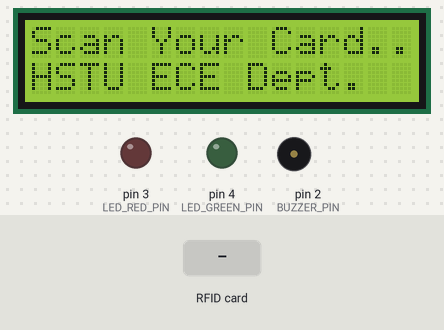
The sketch below on a simulated Arduino Uno, built with avr-gcc and run on an emulated ATmega328P. On the bench: 16×2 character LCD, output pins drawn as LEDs (lit = HIGH), buzzer (waves = sounding, pin HIGH). The test bench sets the inputs (shaded band). Pins used as bus, display or sensor lines are not drawn; what the sketch prints to the serial monitor is not drawn.

Above: at 2.0 s.
2.1 s: RFID card 43 78 8B 0D held to the reader
At 2.3 s:
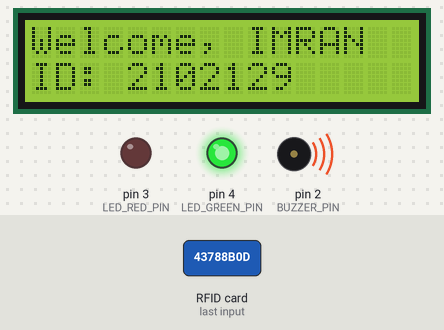
At 3.0 s:
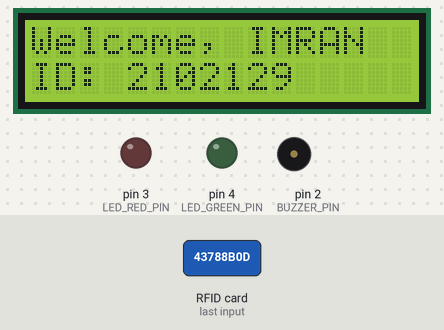
4.1 s: RFID card 5E 7A 19 C4 held to the reader
At 7.3 s:
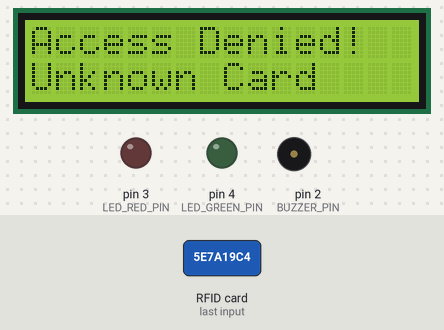
Timing chart, 0 to 8.8 s (numbered marks = the images above; inputs shaded):
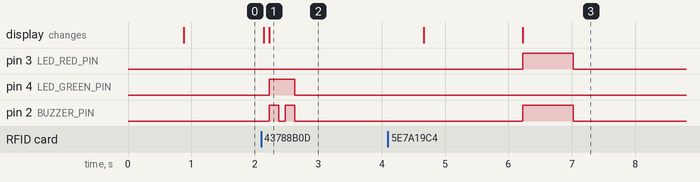

The sketch:

RFID_Attendance_System.ino
```cpp
/**
 * @file RFID_Attendance_System.ino
 * @brief Autonomous RFID-Based Attendance Management System with Microsoft Excel Logging
 * @author Md. Al-Imran (Student ID: 2102129)
 * @course ECE 202: Electronic Circuit Design Sessional
 * @institution Hajee Mohammad Danesh Science and Technology University (HSTU)
 *
 * Hardware Setup:
 *   - Microcontroller: Arduino Uno R3 (ATmega328P)
 *   - RFID Module:     MFRC522 (13.56 MHz RFID Reader, SPI Interface)
 *   - Display:         16x2 Character LCD with I2C Backpack (PCF8574)
 *   - Indicators:      Green LED (Auth), Red LED (Denied/Duplicate), Piezo Buzzer
 *   - Software Bridge: Direct Microsoft Excel integration via PLX-DAQ or Python Serial Bridge
 */

#include <SPI.h>
#include <MFRC522.h>
#include <Wire.h>
#include <LiquidCrystal_I2C.h>
#include "config.h"

// ==========================================
// HARDWARE INSTANCES
// ==========================================
MFRC522 mfrc522(SS_PIN, RST_PIN);
LiquidCrystal_I2C lcd(LCD_I2C_ADDR, LCD_COLS, LCD_ROWS);

// ==========================================
// FUNCTION PROTOTYPES
// ==========================================
void showIdleScreen();
void signalSuccess();
void signalDenied();
void signalDuplicate();
String getCardUID();
int findStudentIndex(String uid);

// ==========================================
// SETUP ROUTINE
// ==========================================
void setup() {
    // 1. Initialize Serial Communication for PC Data Logging
    Serial.begin(SERIAL_BAUD_RATE);
    while (!Serial && millis() < 2000);

    // Initialize PLX-DAQ Excel Spreadsheet Protocol
    Serial.println(F("CLEARDATA"));
    Serial.println(F("LABEL,Date,Time,Name,Student ID,Status"));

    // 2. Initialize GPIO Indicator Pins
    pinMode(BUZZER_PIN, OUTPUT);
    pinMode(LED_GREEN_PIN, OUTPUT);
    pinMode(LED_RED_PIN, OUTPUT);

    digitalWrite(BUZZER_PIN, LOW);
    digitalWrite(LED_GREEN_PIN, LOW);
    digitalWrite(LED_RED_PIN, LOW);

    // 3. Initialize I2C LCD Display
    Wire.begin();
    lcd.init();
    lcd.backlight();
    lcd.clear();
    lcd.setCursor(0, 0);
    lcd.print(F("RFID Attendance"));
    lcd.setCursor(0, 1);
    lcd.print(F("System Booting.."));

    // 4. Initialize Hardware SPI & MFRC522 RFID Reader
    SPI.begin();
    mfrc522.PCD_Init();
    delay(500);

    // Self-test diagnostic confirmation
    Serial.println(F("=================================================="));
    Serial.println(F(" RFID Attendance System | Arduino Uno & MS Excel"));
    Serial.println(F(" Author: Md. Al-Imran (HSTU ECE)                 "));
    Serial.println(F(" Status: RC522 Online, LCD Ready, SPI Active     "));
    Serial.println(F("=================================================="));

    // Show ready state
    showIdleScreen();
}

// ==========================================
// MAIN POLLING LOOP
// ==========================================
void loop() {
    // Look for new RFID card presence
    if (!mfrc522.PICC_IsNewCardPresent()) {
        return;
    }

    // Select one of the cards
    if (!mfrc522.PICC_ReadCardSerial()) {
        return;
    }

    // Capture Card UID string
    String scannedUID = getCardUID();
    Serial.print(F("[INFO] Scanned Card UID: "));
    Serial.println(scannedUID);

    // Visual feedback that card was read
    lcd.clear();
    lcd.setCursor(0, 0);
    lcd.print(F("Verifying Card.."));
    lcd.setCursor(0, 1);
    lcd.print(scannedUID);

    // Search for student in pre-registered database
    int studentIdx = findStudentIndex(scannedUID);

    if (studentIdx != -1) {
        // Registered Student Found
        StudentRecord &student = studentDatabase[studentIdx];

        if (!student.attendedToday) {
            // New attendance entry
            student.attendedToday = true;

            // 1. Log to Microsoft Excel via PLX-DAQ Serial Syntax
            // Syntax: DATA,DATE,TIME,Name,StudentID,Status
            Serial.print(F("DATA,DATE,TIME,"));
            Serial.print(student.name);
            Serial.print(F(","));
            Serial.print(student.studentId);
            Serial.println(F(",Present"));

            // 2. Structured JSON Telemetry for Python Logger
            Serial.print(F("JSON:{\"name\":\""));
            Serial.print(student.name);
            Serial.print(F("\",\"id\":\""));
            Serial.print(student.studentId);
            Serial.print(F("\",\"uid\":\""));
            Serial.print(scannedUID);
            Serial.println(F("\",\"status\":\"Present\"}"));

            // 3. LCD Screen Success Feedback
            lcd.clear();
            lcd.setCursor(0, 0);
            lcd.print(F("Welcome, "));
            // Print truncated name if longer than 7 chars
            String shortName = String(student.name);
            if (shortName.length() > 7) shortName = shortName.substring(0, 7);
            lcd.print(shortName);

            lcd.setCursor(0, 1);
            lcd.print(F("ID: "));
            lcd.print(student.studentId);

            signalSuccess();
        } else {
            // Duplicate scan prevention
            Serial.print(F("[WARNING] Duplicate scan detected for ID: "));
            Serial.println(student.studentId);

            lcd.clear();
            lcd.setCursor(0, 0);
            lcd.print(F("Already Marked!"));
            lcd.setCursor(0, 1);
            lcd.print(student.name);

            signalDuplicate();
        }
    } else {
        // Unknown / Unauthorized Card
        Serial.print(F("[ALERT] Unauthorized Card Scanned: "));
        Serial.println(scannedUID);

        lcd.clear();
        lcd.setCursor(0, 0);
        lcd.print(F("Access Denied!"));
        lcd.setCursor(0, 1);
        lcd.print(F("Unknown Card"));

        signalDenied();
    }

    // Halt PICC and stop encryption on PCD
    mfrc522.PICC_HaltA();
    mfrc522.PCD_StopCrypto1();

    // Settle display and reset to idle prompt
    delay(FEEDBACK_DELAY_MS);
    showIdleScreen();
    delay(DEBOUNCE_DELAY_MS);
}

// ==========================================
// HELPER FUNCTIONS
// ==========================================

/**
 * @brief Reads the hex bytes of the RFID tag and converts to formatted string
 */
String getCardUID() {
    String uidStr = "";
    for (byte i = 0; i < mfrc522.uid.size; i++) {
        if (mfrc522.uid.uidByte[i] < 0x10) {
            uidStr += "0";
        }
        uidStr += String(mfrc522.uid.uidByte[i], HEX);
        if (i < mfrc522.uid.size - 1) {
            uidStr += " ";
        }
    }
    uidStr.toUpperCase();
    return uidStr;
}

/**
 * @brief Searches database for matching card UID
 * @return Index in database if found, -1 if unregistered
 */
int findStudentIndex(String uid) {
    for (int i = 0; i < TOTAL_STUDENTS; i++) {
        if (uid.equalsIgnoreCase(studentDatabase[i].uid)) {
            return i;
        }
    }
    return -1;
}

/**
 * @brief Restores the default prompt on the 16x2 LCD
 */
void showIdleScreen() {
    lcd.clear();
    lcd.setCursor(0, 0);
    lcd.print(F("Scan Your Card.."));
    lcd.setCursor(0, 1);
    lcd.print(F("HSTU ECE Dept."));
}

/**
 * @brief Auditory and visual confirmation for authorized attendance
 */
void signalSuccess() {
    digitalWrite(LED_GREEN_PIN, HIGH);
    digitalWrite(BUZZER_PIN, HIGH);
    delay(150);
    digitalWrite(BUZZER_PIN, LOW);
    delay(100);
    digitalWrite(BUZZER_PIN, HIGH);
    delay(150);
    digitalWrite(BUZZER_PIN, LOW);
    digitalWrite(LED_GREEN_PIN, LOW);
}

/**
 * @brief Warning alert for unauthorized card
 */
void signalDenied() {
    digitalWrite(LED_RED_PIN, HIGH);
    digitalWrite(BUZZER_PIN, HIGH);
    delay(800);
    digitalWrite(BUZZER_PIN, LOW);
    digitalWrite(LED_RED_PIN, LOW);
}

/**
 * @brief Feedback for card already scanned in the current session
 */
void signalDuplicate() {
    digitalWrite(LED_RED_PIN, HIGH);
    digitalWrite(LED_GREEN_PIN, HIGH);
    for (int i = 0; i < 3; i++) {
        digitalWrite(BUZZER_PIN, HIGH);
        delay(80);
        digitalWrite(BUZZER_PIN, LOW);
        delay(80);
    }
    digitalWrite(LED_RED_PIN, LOW);
    digitalWrite(LED_GREEN_PIN, LOW);
}
```

config.h
```cpp
/**
 * @file config.h
 * @brief Configuration and Student Database for RFID-Based Attendance System
 * @author Md. Al-Imran (Student ID: 2102129)
 * @institution Hajee Mohammad Danesh Science and Technology University (HSTU)
 */

#ifndef CONFIG_H
#define CONFIG_H

#include <Arduino.h>

// ==========================================
// 1. HARDWARE PIN DEFINITIONS
// ==========================================
// RC522 SPI Pinout
#define SS_PIN          10  // SPI Slave Select (SDA)
#define RST_PIN         9   // Reset pin
// MOSI = Pin 11, MISO = Pin 12, SCK = Pin 13 (Hardware SPI)

// Indicators & Alerts (Matching Schematic)
#define BUZZER_PIN      2   // Green wire: Piezo Buzzer
#define LED_RED_PIN     3   // Purple wire: Red LED (220 ohm resistor)
#define LED_GREEN_PIN   4   // Cyan/Teal wire: Green LED (220 ohm resistor)

// I2C 16x2 LCD Display Configuration
#define LCD_I2C_ADDR    0x27  // Standard I2C address (use 0x3F if 0x27 doesn't display)
#define LCD_COLS        16
#define LCD_ROWS        2

// ==========================================
// 2. TIMING & SYSTEM CONSTANTS
// ==========================================
#define SERIAL_BAUD_RATE    9600
#define FEEDBACK_DELAY_MS   2000  // Time to show user message before clearing display
#define DEBOUNCE_DELAY_MS   1500  // Minimum delay between consecutive scans

// ==========================================
// 3. STUDENT DATABASE STRUCTURE
// ==========================================
struct StudentRecord {
    const char *uid;        // RFID Card UID in uppercase hex (e.g. "E5 8D 08 88")
    const char *name;       // Student Full Name
    const char *studentId;  // University Student ID Number
    bool attendedToday;     // Daily attendance flag (prevents duplicates)
};

// Database populated with Group 08 student records from the academic report
static StudentRecord studentDatabase[] = {
    { "43 78 8B 0D", "IMRAN",               "2102129", false },
    { "69 8D 08 88", "MUKUND MOHAN MISHRA", "2102161", false },
    { "52 4F A1 2C", "MD. MOHSIN AHMED",    "2102108", false },
    { "B4 3E C9 15", "MD. ABUL KASHEM",     "2102115", false }
};

const int TOTAL_STUDENTS = sizeof(studentDatabase) / sizeof(studentDatabase[0]);

#endif // CONFIG_H
```

Measured:
- after the input at 2.1 s, pin 4 (LED_GREEN_PIN): LOW → HIGH after 0.13 s, → LOW 0.40 s later; pin 2 (BUZZER_PIN): alternates HIGH for 0.15 s and LOW for 0.10 s, 4 changes in all, then stays LOW, starting after 0.13 s; the display: first changes at once (image 1 shows a later state)
- after the input at 4.1 s, pin 3 (LED_RED_PIN), pin 2 (BUZZER_PIN): LOW → HIGH after 2.1 s, → LOW 0.80 s later; the display: first differs from a run without the input after 2.1 s (image 3)
